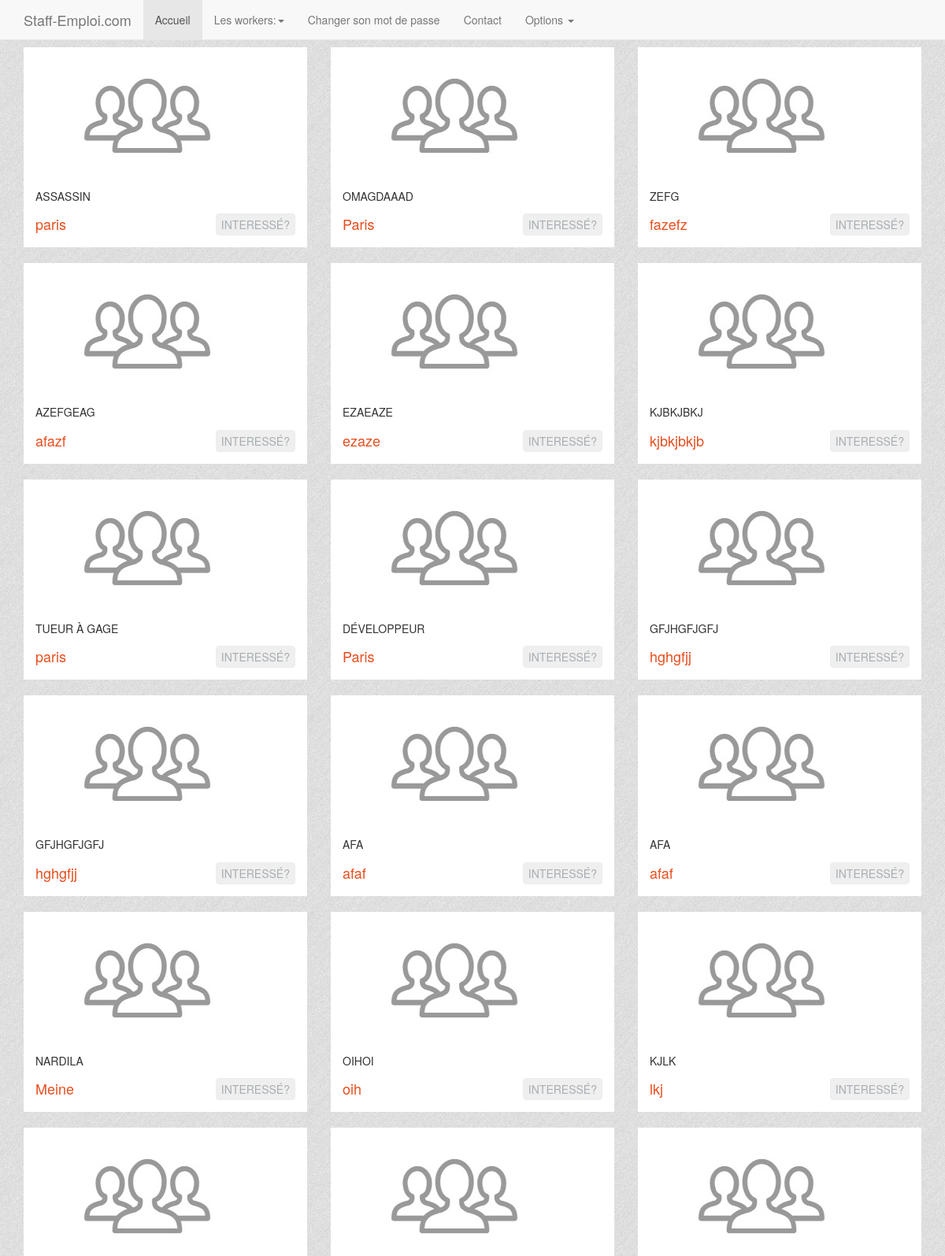
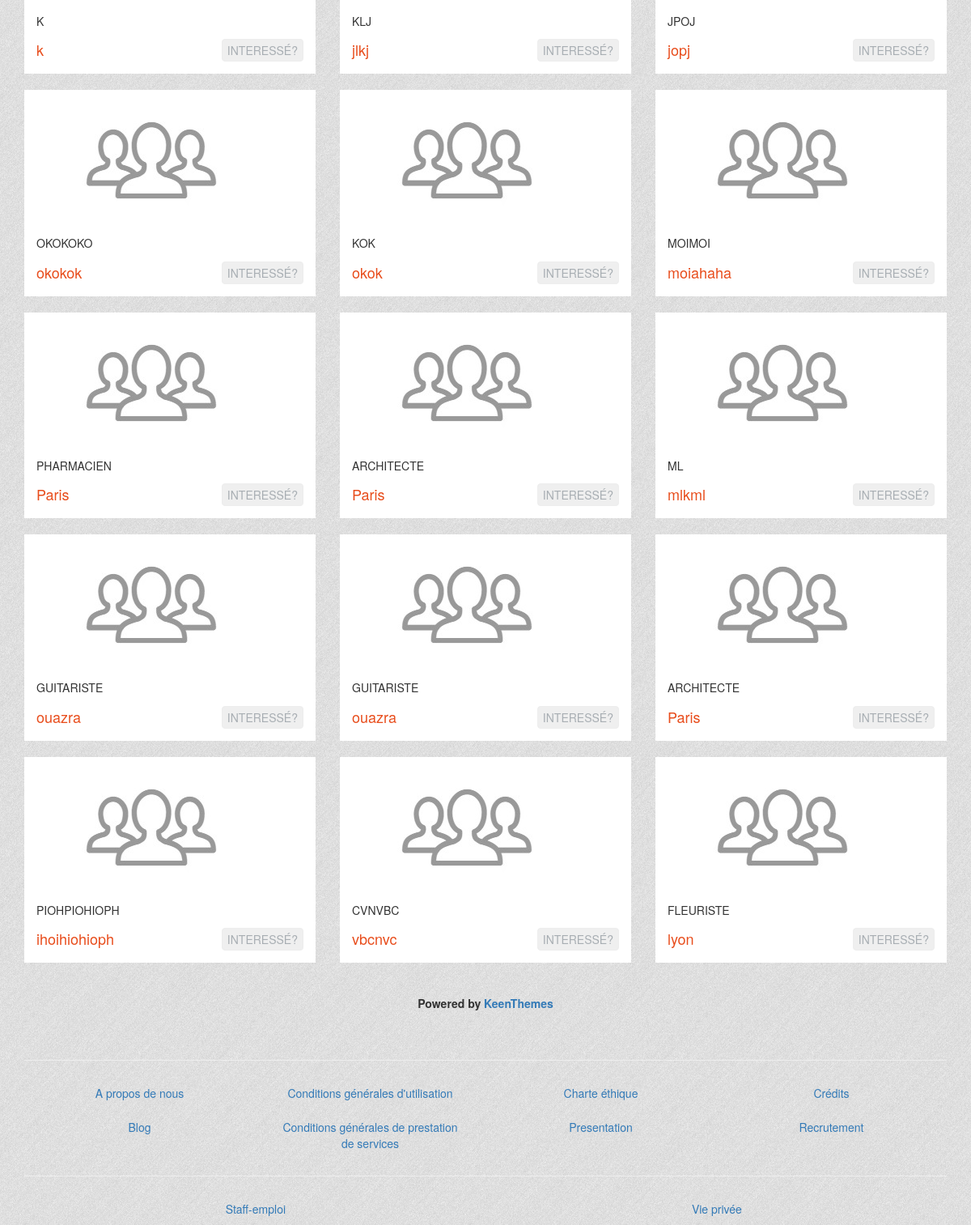
Screenshot of /listeworker.php with the database file from the repository (2 pictures, top to bottom).
### tables this page shows
CREATE TABLE IF NOT EXISTS `worker` (
  `id` int(5) NOT NULL AUTO_INCREMENT,
  `prenom` varchar(20) NOT NULL,
  `nom` varchar(20) NOT NULL,
  `ville` varchar(20) NOT NULL,
  `date_naissance` varchar(20) NOT NULL,
  `adresse` varchar(50) NOT NULL,
  `cp` int(5) NOT NULL,
  `metier` varchar(20) NOT NULL,
  `telephone` varchar(15) NOT NULL,
  `mail` varchar(30) NOT NULL,
  `login` varchar(20) NOT NULL,
  `password` varchar(20) NOT NULL,
  `credits` int(10) DEFAULT NULL,
  `manager_id` int(10) NOT NULL,
  PRIMARY KEY (`id`)
);

### listeworker.php (the view, shortened to what this page needs)
<!DOCTYPE HTML>
<?php
	include("nav-entreprise.php");include("config.php");
?>
<html>
<head>
    <link href="admin/bower_components/bootstrap/dist/css/bootstrap.min.css" rel="stylesheet">
    <link href="admin/bower_components/metisMenu/dist/metisMenu.min.css" rel="stylesheet">
    <link href="admin/dist/css/timeline.css" rel="stylesheet">
    <link href="admin/dist/css/sb-admin-2.css" rel="stylesheet">
    <link href="admin/bower_components/morrisjs/morris.css" rel="stylesheet">
    <link href="admin/bower_components/font-awesome/css/font-awesome.min.css" rel="stylesheet" type="text/css">
<link rel="stylesheet" href="entreprises-accueil.css">
</head>
<body style="background:url(background-staff.jpg);">
<br /><br />
<div class="container">
    <div class="row">
		<?php
$req = "select * from worker order by nom";
$resultat = mysql_query($req);
$ligne = mysql_fetch_assoc($resultat);
while($ligne)
{ ?>
        <div class="col-md-4">
            <div class="product-item">
              <div class="pi-img-wrapper">
                <img src="staff-img/community.jpg" class="img-responsive" alt="no-avatar">
              </div>
              <h3><?php echo $ligne["metier"]; ?></a></h3>
              <div class="pi-price"><?php echo $ligne["ville"]; ?></div>
              <form action="listeworker.php" method="POST" role="form"> <input type="hidden"  name="id" value="<?php echo $ligne["id"]; ?>"></input><input type="submit" class="btn add2cart" name="envoyer" value="Interessé?"></input></form>
              <div class="sticker sticker-new"></div>
            </div>
        </div>
<?php $ligne = mysql_fetch_assoc($resultat);} ?>
        </div>
    </div>
<br>
<br>
<center>
<strong>Powered by <a href="http://j.mp/metronictheme" target="_blank">KeenThemes</a></strong>
</center>
<br>
<br>
</body>
<footer><?php include("footer.html"); ?></footer>

### nav.css (style rules this page uses)
body { background:url(background-staff.jpg); }

### entreprises-accueil.css (style rules this page uses)
body { background: #f1f1f1; }
.product-item { padding: 15px; background: #fff; margin-top: 20px; position: relative; }
.product-item:after { content: "."; display: block; height: 0; clear: both; visibility: hidden; font-size: 0; line-height:0; }
.sticker { position: absolute; top: 0; left: 0; width: 63px; height: 63px; }
.sticker-new { background: url(http://keenthemes.com/assets/bootsnipp/new.png) no-repeat; left: auto; right: 0; }
.pi-img-wrapper { position: relative; }
.product-item h3 { font-size: 14px; font-weight: 300; padding-bottom: 4px; text-transform: uppercase; }
.pi-price { color: #e84d1c; font-size: 18px; float: left; padding-top: 1px; }
.product-item .add2cart { float: right; color: #a8aeb3; border: 1px #ededed solid; padding: 3px 6px; text-transform: uppercase; }

### rows the page displays
worker: metier "ASSASSIN", ville "paris"
worker: metier "OMAGDAAAD", ville "Paris"
worker: metier "ZEFG", ville "fazefz"
worker: metier "AZEFGEAG", ville "afazf"
worker: metier "EZAEAZE", ville "ezaze"
worker: metier "KJBKJBKJ", ville "kjbkjbkjb"
worker: metier "TUEUR À GAGE", ville "paris"
worker: metier "DÉVELOPPEUR", ville "Paris"
worker: metier "GFJHGFJGFJ", ville "hghgfjj"
worker: metier "GFJHGFJGFJ", ville "hghgfjj"
worker: metier "AFA", ville "afaf"
worker: metier "AFA", ville "afaf"
worker: metier "NARDILA", ville "Meine"
worker: metier "OIHOI", ville "oih"
worker: metier "KJLK", ville "lkj"
worker: metier "K", ville "k"
worker: metier "KLJ", ville "jlkj"
worker: metier "JPOJ", ville "jopj"
worker: metier "OKOKOKO", ville "okokok"
worker: metier "KOK", ville "okok"
worker: metier "MOIMOI", ville "moiahaha"
worker: metier "PHARMACIEN", ville "Paris"
worker: metier "ARCHITECTE", ville "Paris"
worker: metier "ML", ville "mlkml"
worker: metier "GUITARISTE", ville "ouazra"
worker: metier "GUITARISTE", ville "ouazra"
worker: metier "ARCHITECTE", ville "Paris"
worker: metier "PIOHPIOHIOPH", ville "ihoihiohioph"
worker: metier "CVNVBC", ville "vbcnvc"
worker: metier "FLEURISTE", ville "lyon"
